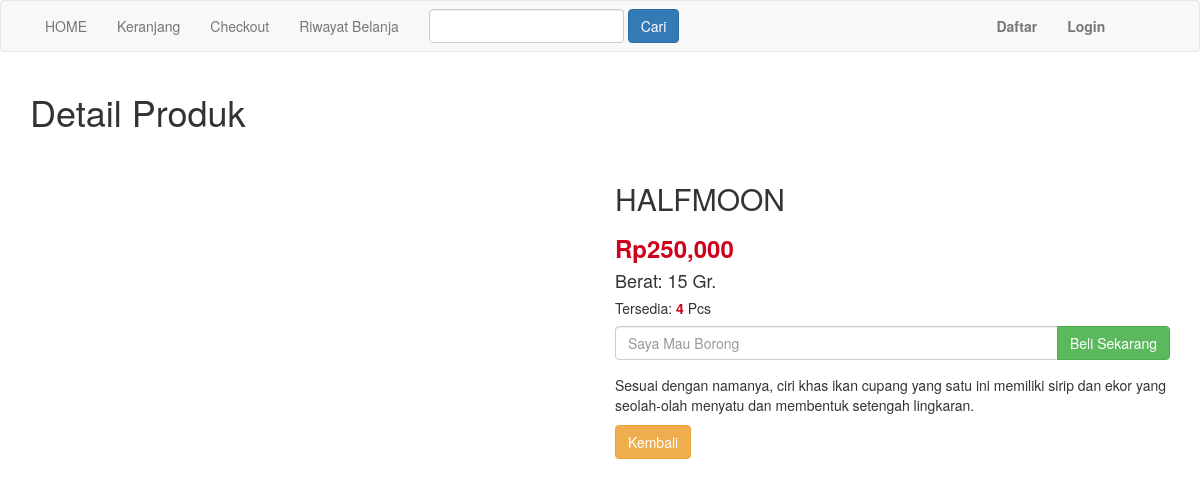
Page /detail.php?id=22 on the committed database.
### tables this page shows
CREATE TABLE `produk` (
  `id_produk` int(11) NOT NULL,
  `nama_produk` varchar(100) NOT NULL,
  `harga_produk` int(11) NOT NULL,
  `berat_produk` int(11) NOT NULL,
  `foto_produk` varchar(100) NOT NULL,
  `deskripsi_produk` text NOT NULL,
  `stok_produk` int(100) NOT NULL
);

### detail.php (the view, shortened to what this page needs)
<?php
include 'koneksi.php' ?>
<!DOCTYPE html>
<html>
<head>
	<link rel="stylesheet" href="admin/assets/bower_components/bootstrap/dist/css/bootstrap.min.css">
</head>
<body>
	<?php include 'menu.php'; ?>
	<section class="konten">
		<div class="container">
			<h1>Detail Produk</h1><br>
			<?php
			$id_produk = $_GET['id'];
			$ambil = $koneksi->query("SELECT * FROM produk WHERE id_produk = '$id_produk'");
			$detail = $ambil->fetch_assoc();
			 ?>
			 <div class="row">
			 	<div class="col-md-6">
			 	</div>
			 	<div class="col-md-6">
			 		<h2><?php echo $detail['nama_produk']; ?></h2>
			 		<h3><b style="color:#d0011b">Rp<?php echo number_format($detail['harga_produk']); ?></b></h3>
			 		<h4>Berat: <?php echo number_format($detail['berat_produk']); ?> Gr.</h4>
			 		<h5> Tersedia: <b style="color: #d0011b"><?php echo $detail['stok_produk']; ?></b> Pcs</h5>
			 		<form method="POST">
			 			<div class="form-group">
			 				<div class="input-group">
			 					<input type="number" min="1" class="form-control" name="jumlah" max="<?php echo $detail['stok_produk'] ?>" placeholder="Saya Mau Borong" autofocus>
			 					<div class="input-group-btn">
			 						<button class="btn btn-success" name="beli">Beli Sekarang</button>
			 					</div>
			 				</div>
			 			</div>
			 		</form>
			 		<p><?php echo $detail['deskripsi_produk']; ?></p>
			 		<a href="index.php" class="btn btn-warning">Kembali</a>
			 	</div>
			 </div>
		</div>
	</section>
</body>
</html>

### rows in the picture
produk: nama_produk "HALFMOON", harga_produk "250,000", berat_produk "15", stok_produk "4", deskripsi_produk "Sesuai dengan namanya, ciri khas ikan cupang yang satu ini memiliki sirip dan ekor yang seolah-olah menyatu dan membentuk setengah lingkaran."
